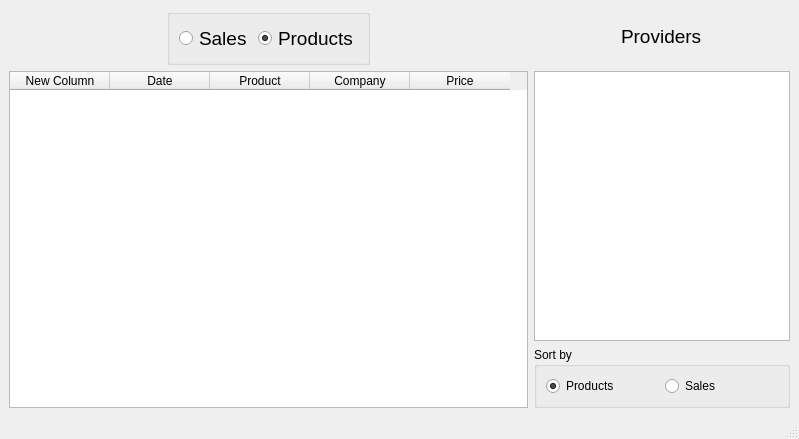
<?xml version="1.0" encoding="UTF-8"?>
<ui version="4.0">
 <class>MainWindow</class>
 <widget class="QMainWindow" name="MainWindow">
  <property name="geometry">
   <rect>
    <x>0</x>
    <y>0</y>
    <width>799</width>
    <height>439</height>
   </rect>
  </property>
  <property name="windowTitle">
   <string>MainWindow</string>
  </property>
  <widget class="QWidget" name="centralwidget">
   <layout class="QGridLayout" name="gridLayout">
    <item row="0" column="0" alignment="Qt::AlignHCenter">
     <widget class="QGroupBox" name="groupBox_2">
      <property name="title">
       <string/>
      </property>
      <layout class="QHBoxLayout" name="horizontalLayout_2">
       <item>
        <widget class="QRadioButton" name="rBtn_sales">
         <property name="font">
          <font>
           <pointsize>14</pointsize>
          </font>
         </property>
         <property name="text">
          <string>Sales</string>
         </property>
         <property name="checked">
          <bool>false</bool>
         </property>
        </widget>
       </item>
       <item>
        <widget class="QRadioButton" name="rBtn_products">
         <property name="font">
          <font>
           <pointsize>14</pointsize>
          </font>
         </property>
         <property name="text">
          <string>Products</string>
         </property>
         <property name="checked">
          <bool>true</bool>
         </property>
        </widget>
       </item>
      </layout>
     </widget>
    </item>
    <item row="0" column="1" alignment="Qt::AlignHCenter">
     <widget class="QLabel" name="lbl_login">
      <property name="minimumSize">
       <size>
        <width>0</width>
        <height>23</height>
       </size>
      </property>
      <property name="maximumSize">
       <size>
        <width>16777215</width>
        <height>23</height>
       </size>
      </property>
      <property name="font">
       <font>
        <pointsize>14</pointsize>
       </font>
      </property>
      <property name="text">
       <string>Providers</string>
      </property>
     </widget>
    </item>
    <item row="1" column="0" rowspan="2">
     <widget class="QTableWidget" name="tableWidget">
      <column>
       <property name="text">
        <string>New Column</string>
       </property>
      </column>
      <column>
       <property name="text">
        <string>Date</string>
       </property>
      </column>
      <column>
       <property name="text">
        <string>Product</string>
       </property>
      </column>
      <column>
       <property name="text">
        <string>Company</string>
       </property>
      </column>
      <column>
       <property name="text">
        <string>Price</string>
       </property>
      </column>
     </widget>
    </item>
    <item row="1" column="1" alignment="Qt::AlignRight">
     <widget class="QTableWidget" name="tableWidget_2"/>
    </item>
    <item row="2" column="1">
     <widget class="QGroupBox" name="groupBox">
      <property name="title">
       <string>Sort by</string>
      </property>
      <layout class="QHBoxLayout" name="horizontalLayout">
       <item>
        <widget class="QRadioButton" name="rBtn_sort_products">
         <property name="text">
          <string>Products</string>
         </property>
         <property name="checked">
          <bool>true</bool>
         </property>
        </widget>
       </item>
       <item>
        <widget class="QRadioButton" name="rBtn_sort_sales">
         <property name="text">
          <string>Sales</string>
         </property>
         <property name="checked">
          <bool>false</bool>
         </property>
        </widget>
       </item>
      </layout>
     </widget>
    </item>
   </layout>
  </widget>
  <widget class="QMenuBar" name="menubar">
   <property name="geometry">
    <rect>
     <x>0</x>
     <y>0</y>
     <width>799</width>
     <height>21</height>
    </rect>
   </property>
  </widget>
  <widget class="QStatusBar" name="statusbar"/>
 </widget>
 <resources/>
 <connections/>
</ui>
